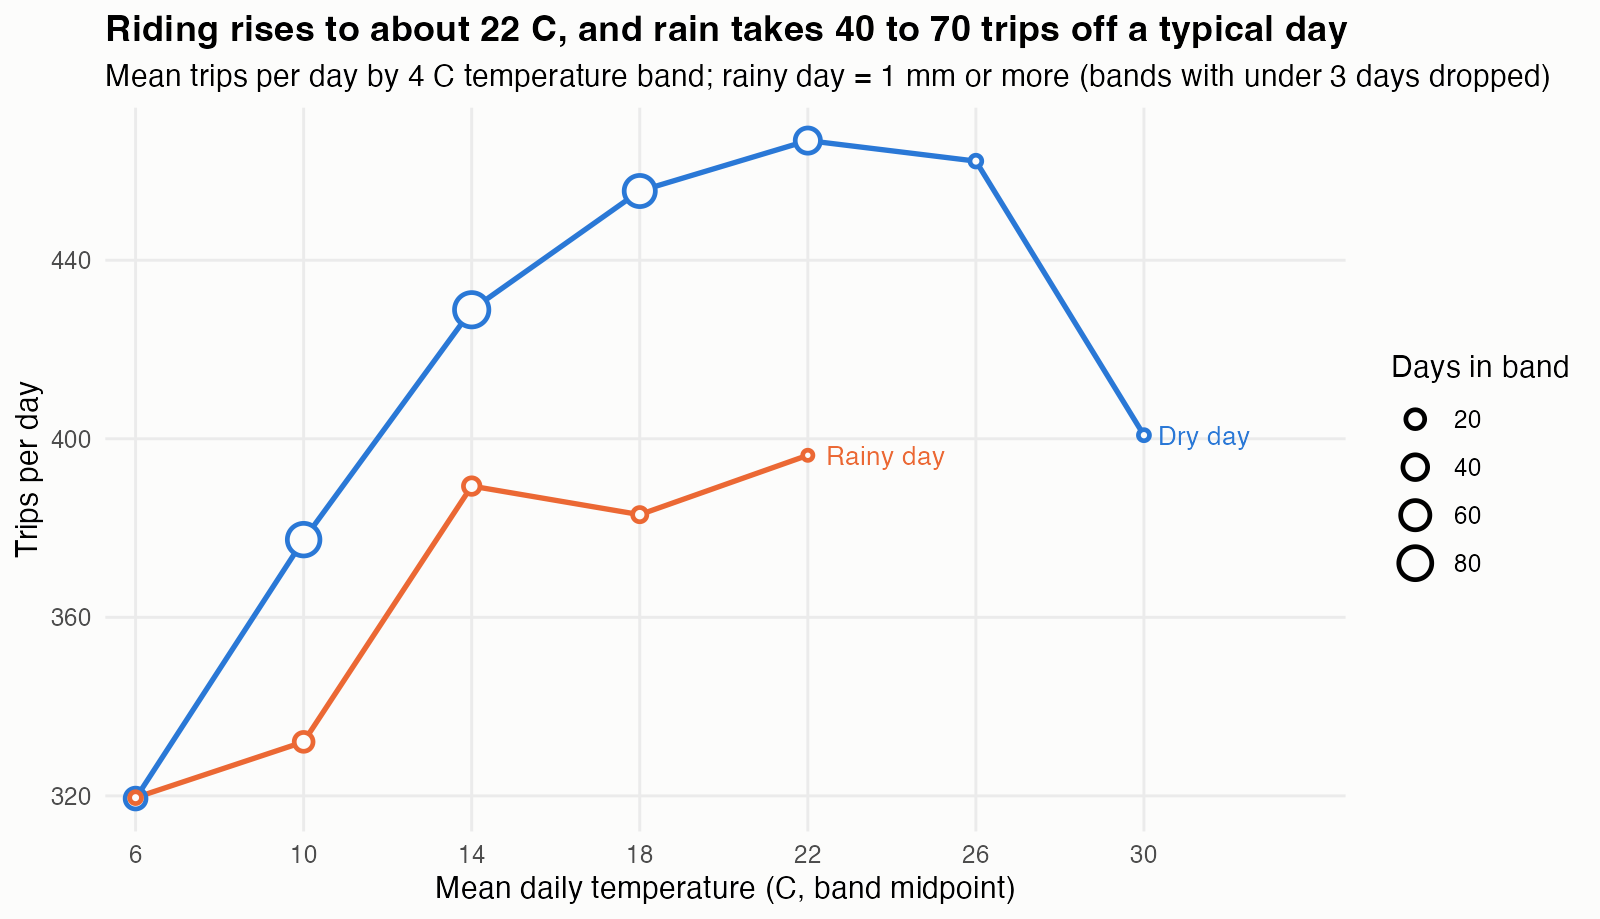

Recreate this plot in R.
# plots/weather-and-riding.R: run from out/<slug>/
library(ggplot2); library(readr)

# Edit here ---------------------------------------------------------------
title    <- "Riding rises to about 22 C, and rain takes 40 to 70 trips off a typical day"
subtitle <- "Mean trips per day by 4 C temperature band; rainy day = 1 mm or more (bands with under 3 days dropped)"
col_dry  <- "#2a78d6"; col_rain <- "#eb6834"
# -------------------------------------------------------------------------

d <- read_csv("data/weather-and-riding.csv", show_col_types = FALSE)
last <- do.call(rbind, lapply(split(d, d$rain), function(g) g[which.max(g$temp_band), ]))

p <- ggplot(d, aes(temp_band, mean_trips, colour = rain)) +
  geom_line(linewidth = 0.9) +
  geom_point(aes(size = days), shape = 21, fill = "#fcfcfb", stroke = 1.2) +
  geom_text(data = last, aes(label = rain), hjust = -0.15, size = 3.4, show.legend = FALSE) +
  scale_colour_manual(values = c("Dry day" = col_dry, "Rainy day" = col_rain), guide = "none") +
  scale_size_area(max_size = 5, name = "Days in band") +
  scale_x_continuous(breaks = seq(6, 30, 4), expand = expansion(mult = c(0.03, 0.2))) +
  labs(title = title, subtitle = subtitle, x = "Mean daily temperature (C, band midpoint)", y = "Trips per day") +
  theme_minimal(base_size = 11) +
  theme(panel.grid.minor = element_blank(), plot.title = element_text(face = "bold"),
        plot.background = element_rect(fill = "#fcfcfb", colour = NA))

ggsave("plots/weather-and-riding.svg", p, width = 8, height = 4.6)
ggsave("plots/weather-and-riding.png", p, width = 8, height = 4.6, dpi = 200)
